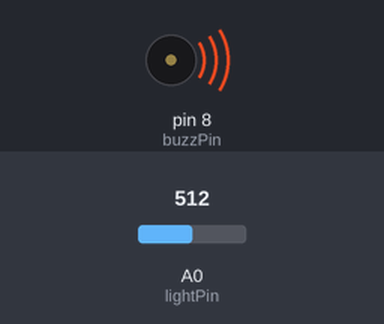
Bench run of a sketch on a simulated Arduino Uno, built with avr-gcc and run on an emulated ATmega328P. On the bench: buzzer (waves = sounding). Inputs (shaded band) come from the test bench; at power-on: A0 (lightPin) = 512. What the sketch prints to the serial monitor is not drawn.

Above: at 1.2 s.
1.3 s: A0 (lightPin) set to 843
At 1.8 s:
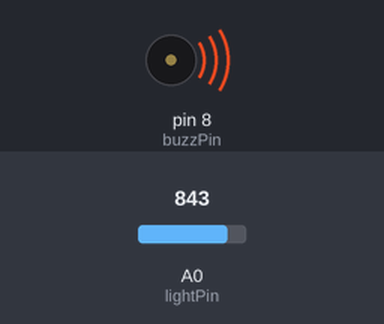
2.8 s: A0 (lightPin) set to 872
At 3.7 s:
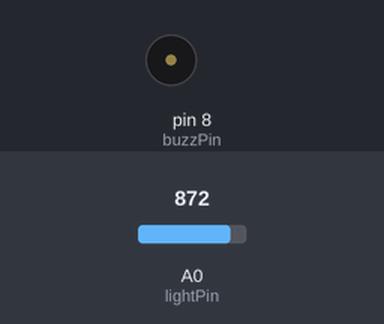
5.8 s: A0 (lightPin) set to 716
At 6.9 s:
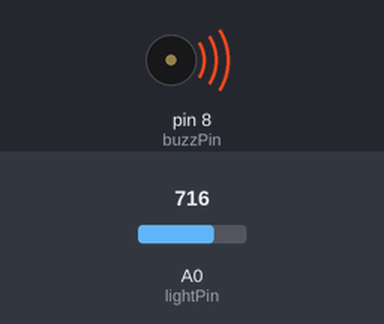
Timing chart, 0 to 8.8 s (numbered marks = the images above; inputs shaded):
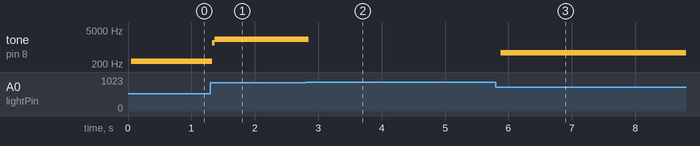

The sketch:

passiveBuzzer.ino
```cpp
int buzzPin = 8;
double buzzTime2;
int lightPin = A0;
int lightVal;
int delayTime = 500;
void setup(){
    pinMode(buzzPin, OUTPUT);
    pinMode(lightPin, INPUT);
    Serial.begin(115200);
}
void loop(){
    lightVal = analogRead(lightPin);
    Serial.println(lightVal);
    buzzTime2 = -(398/68)*lightVal+4293;
    digitalWrite(buzzPin, HIGH);
    delayMicroseconds(buzzTime2);
    digitalWrite(buzzPin, LOW);
    delayMicroseconds(buzzTime2);
}
```

tempCodeRunnerFile.ino
```cpp
;
```

Measured:
- the behaviour switches between 858 and 859 on A0 (lightPin) (found by bisection; images 1 and 2)
- after the input at 1.3 s, tone on pin 8 (buzzPin): 264 Hz → 1489 Hz at once, → 2113 Hz 0.04 s later
- after the input at 2.8 s, tone on pin 8 (buzzPin): 2113 Hz → silent after 0.05 s
- after the input at 5.8 s, tone on pin 8 (buzzPin): silent → 568 Hz after 0.08 s
